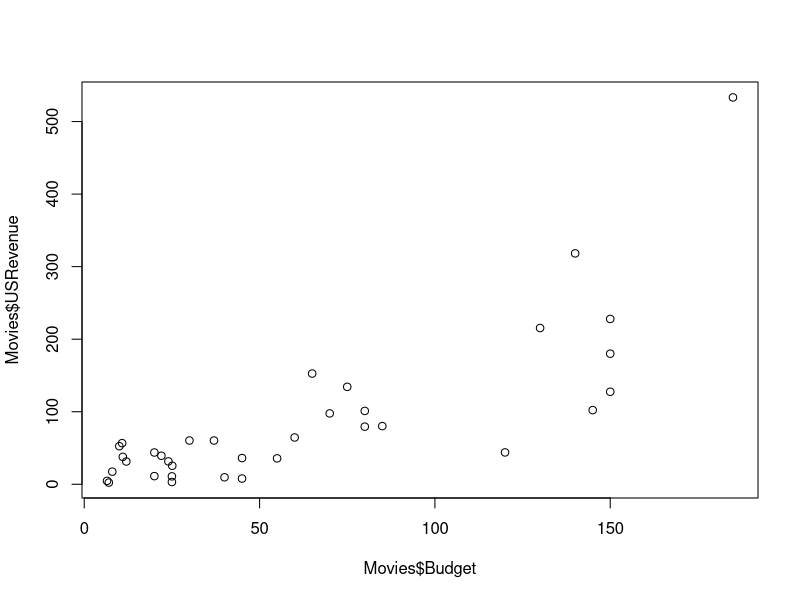
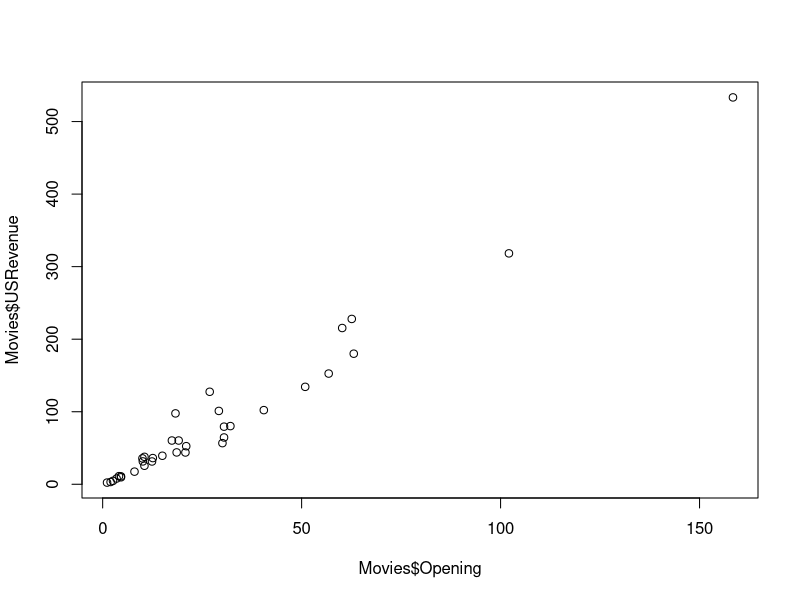
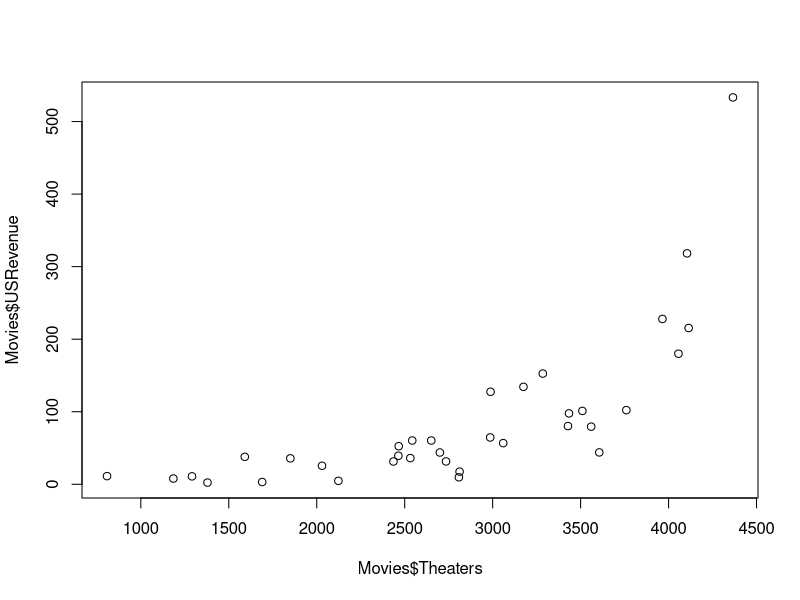
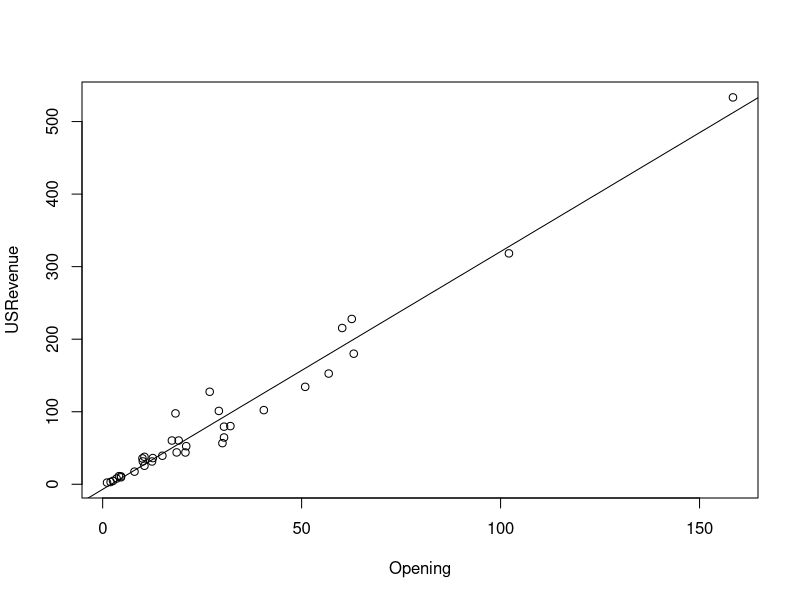

Write the R code that produced these figures, in order.
## ---- chunk 1
setwd("~/Desktop/Personal_save/Stat_405_Module_14/Module_14_Homework")
#setwd("C:/Users/jake pc/Desktop/Personal_save/Stat_405_Module_14/Module_14_Homework")
HW_6 <- read.csv(file="Homework_6.csv",header=TRUE)
HW_6
## ---- chunk 2
t.test(HW_6$Test.1, HW_6$Test.2, paired = TRUE)
## ---- chunk 3
t.test(HW_6$Test.1, HW_6$Test.2, paired = TRUE, alternative = "less")
## ---- chunk 4
plasma <- read.csv(file="plasma.csv",header=TRUE)
plasma$time <- factor(plasma$time,levels=c("8am", "11am", "2pm", "5pm", "8pm"), 
                      labels = c("8am", "11am", "2pm", "5pm", "8pm"))

plasma
plasma_model <- lm(plasma ~ time, data = plasma)
anova(plasma_model)
## ---- chunk 5
scores <- read.table(file="scores.txt",header=TRUE)
scores 
## ---- chunk 6
transposed_df <- as.data.frame(t(scores), stringsAsFactors = FALSE)
colnames(transposed_df) <- transposed_df[1, ]
transposed_df <- transposed_df[-1, ]
transposed_df$ID <- rownames(transposed_df)
row.names(transposed_df) <- NULL
transposed_df$Player1 <- as.numeric(transposed_df$Player1)
transposed_df$Player2 <- as.numeric(transposed_df$Player2)
write.csv(transposed_df,file="pairedtest.csv")

t.test(transposed_df$Player1, transposed_df$Player2, paired=TRUE)
## ---- chunk 7
wilcox.test(transposed_df$Player1, transposed_df$Player2, paired=TRUE)
## ---- chunk 8
table <- matrix(data=c(15,29,27,19),nrow=2,ncol=2,byrow=TRUE,dimnames = list(c("Over 25 hours", "Under 25 hours"),c("Male", "Female")))
table <- t(table)
table
chisq.test(table)
## ---- chunk 9
Movies <- read.csv(file="Movies.csv",header=TRUE)
Movies
## ---- chunk 10
plot(x = Movies$Budget, y = Movies$USRevenue)
## ---- chunk 11
cor(x = Movies$Budget, y = Movies$USRevenue)

## ---- chunk 12
plot(x = Movies$Opening, y = Movies$USRevenue)
cor(x = Movies$Opening, y = Movies$USRevenue)
## ---- chunk 13
plot(x = Movies$Theaters, y = Movies$USRevenue)
cor(x = Movies$Theaters, y = Movies$USRevenue)
## ---- chunk 14
Opening_Model <- lm(USRevenue ~ Opening, data=Movies)
plot(USRevenue ~ Opening, data=Movies)
intercept_slope <- coefficients(Opening_Model)
abline(a=intercept_slope[1],b=intercept_slope[2])
summary(Opening_Model)
## ---- chunk 15
predicted_USRevenue <- predict(Opening_Model, newdata = data.frame(Opening = 38.7))
cat("The linear model predictes that the movie Get Smart which had an opening weekend revenue of 38.7 million dollars would have a total US Revenue of", predicted_USRevenue,"million dollars.")
